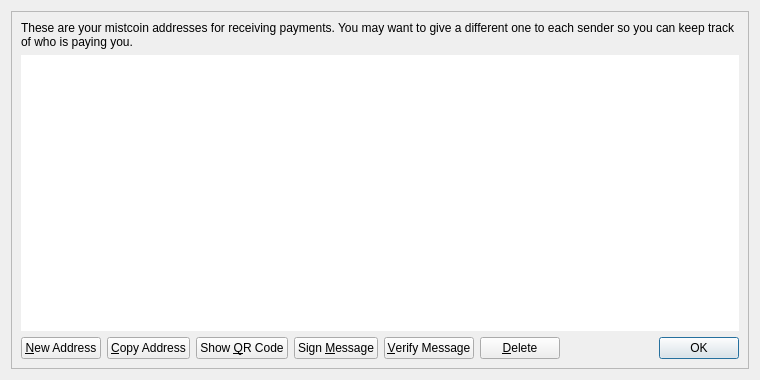
<?xml version="1.0" encoding="UTF-8"?>
<ui version="4.0">
 <class>AddressBookPage</class>
 <widget class="QWidget" name="AddressBookPage">
  <property name="geometry">
   <rect>
    <x>0</x>
    <y>0</y>
    <width>760</width>
    <height>380</height>
   </rect>
  </property>
  <property name="windowTitle">
   <string>Address Book</string>
  </property>
  <layout class="QVBoxLayout" name="verticalLayout_2">
   <item>
    <widget class="QFrame" name="frameMain">
     <property name="frameShape">
      <enum>QFrame::StyledPanel</enum>
     </property>
     <property name="frameShadow">
      <enum>QFrame::Raised</enum>
     </property>
     <layout class="QVBoxLayout" name="verticalLayout">
      <item>
       <widget class="QLabel" name="labelExplanation">
        <property name="text">
         <string>These are your mistcoin addresses for receiving payments. You may want to give a different one to each sender so you can keep track of who is paying you.</string>
        </property>
        <property name="textFormat">
         <enum>Qt::PlainText</enum>
        </property>
        <property name="wordWrap">
         <bool>true</bool>
        </property>
       </widget>
      </item>
      <item>
       <widget class="QTableView" name="tableView">
        <property name="contextMenuPolicy">
         <enum>Qt::CustomContextMenu</enum>
        </property>
        <property name="toolTip">
         <string>Double-click to edit address or label</string>
        </property>
        <property name="frameShape">
         <enum>QFrame::NoFrame</enum>
        </property>
        <property name="tabKeyNavigation">
         <bool>false</bool>
        </property>
        <property name="alternatingRowColors">
         <bool>true</bool>
        </property>
        <property name="selectionMode">
         <enum>QAbstractItemView::SingleSelection</enum>
        </property>
        <property name="selectionBehavior">
         <enum>QAbstractItemView::SelectRows</enum>
        </property>
        <property name="sortingEnabled">
         <bool>true</bool>
        </property>
        <attribute name="verticalHeaderVisible">
         <bool>false</bool>
        </attribute>
       </widget>
      </item>
      <item>
       <layout class="QHBoxLayout" name="horizontalLayout">
        <item>
         <widget class="QPushButton" name="newAddressButton">
          <property name="toolTip">
           <string>Create a new address</string>
          </property>
          <property name="text">
           <string>&amp;New Address</string>
          </property>
          <property name="icon">
           <iconset resource="../mistcoin.qrc">
            <normaloff>:/icons/add</normaloff>:/icons/add</iconset>
          </property>
         </widget>
        </item>
        <item>
         <widget class="QPushButton" name="copyToClipboard">
          <property name="toolTip">
           <string>Copy the currently selected address to the system clipboard</string>
          </property>
          <property name="text">
           <string>&amp;Copy Address</string>
          </property>
          <property name="icon">
           <iconset resource="../mistcoin.qrc">
            <normaloff>:/icons/editcopy</normaloff>:/icons/editcopy</iconset>
          </property>
         </widget>
        </item>
        <item>
         <widget class="QPushButton" name="showQRCode">
          <property name="text">
           <string>Show &amp;QR Code</string>
          </property>
          <property name="icon">
           <iconset resource="../mistcoin.qrc">
            <normaloff>:/icons/qrcode</normaloff>:/icons/qrcode</iconset>
          </property>
         </widget>
        </item>
        <item>
         <widget class="QPushButton" name="signMessage">
          <property name="toolTip">
           <string>Sign a message to prove you own a mistcoin address</string>
          </property>
          <property name="text">
           <string>Sign &amp;Message</string>
          </property>
          <property name="icon">
           <iconset resource="../mistcoin.qrc">
            <normaloff>:/icons/edit</normaloff>:/icons/edit</iconset>
          </property>
         </widget>
        </item>
        <item>
         <widget class="QPushButton" name="verifyMessage">
          <property name="toolTip">
           <string>Verify a message to ensure it was signed with a specified mistcoin address</string>
          </property>
          <property name="text">
           <string>&amp;Verify Message</string>
          </property>
          <property name="icon">
           <iconset resource="../mistcoin.qrc">
            <normaloff>:/icons/transaction_0</normaloff>:/icons/transaction_0</iconset>
          </property>
         </widget>
        </item>
        <item>
         <widget class="QPushButton" name="deleteButton">
          <property name="toolTip">
           <string>Delete the currently selected address from the list</string>
          </property>
          <property name="text">
           <string>&amp;Delete</string>
          </property>
          <property name="icon">
           <iconset resource="../mistcoin.qrc">
            <normaloff>:/icons/remove</normaloff>:/icons/remove</iconset>
          </property>
         </widget>
        </item>
        <item>
         <spacer name="horizontalSpacer">
          <property name="orientation">
           <enum>Qt::Horizontal</enum>
          </property>
          <property name="sizeHint" stdset="0">
           <size>
            <width>40</width>
            <height>20</height>
           </size>
          </property>
         </spacer>
        </item>
        <item>
         <widget class="QDialogButtonBox" name="buttonBox">
          <property name="sizePolicy">
           <sizepolicy hsizetype="Maximum" vsizetype="Fixed">
            <horstretch>0</horstretch>
            <verstretch>0</verstretch>
           </sizepolicy>
          </property>
          <property name="standardButtons">
           <set>QDialogButtonBox::Ok</set>
          </property>
         </widget>
        </item>
       </layout>
      </item>
     </layout>
    </widget>
   </item>
  </layout>
 </widget>
 <resources>
  <include location="../mistcoin.qrc"/>
 </resources>
 <connections/>
</ui>
